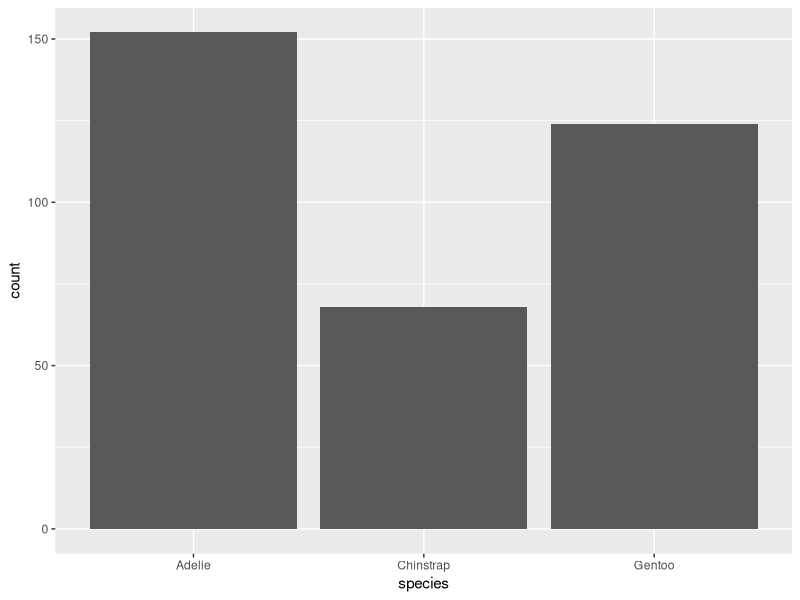
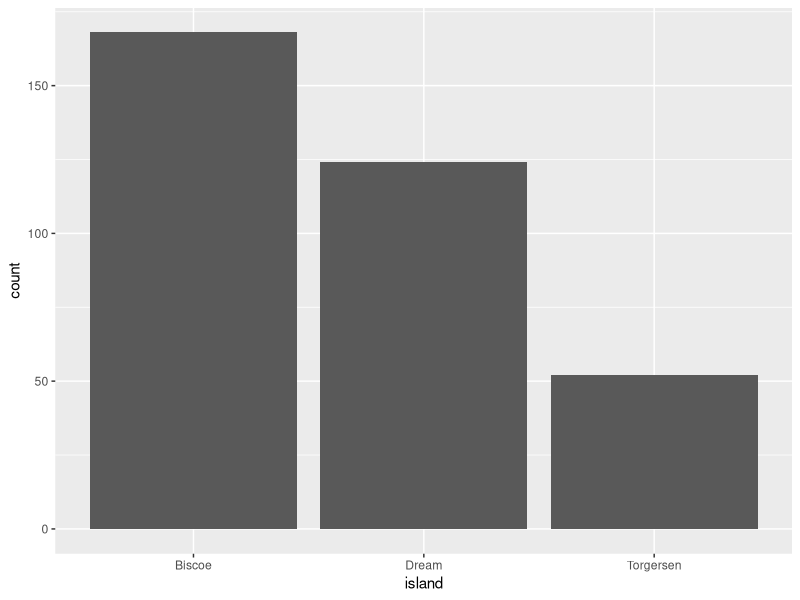
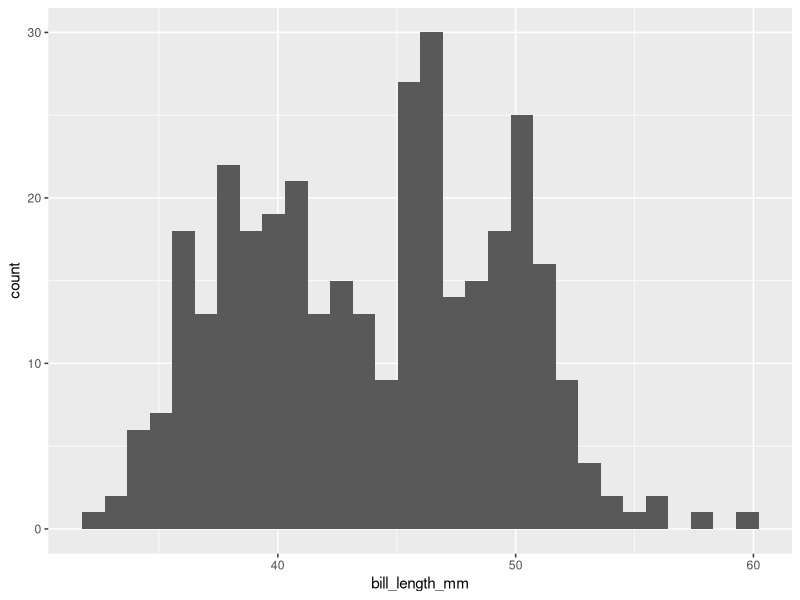
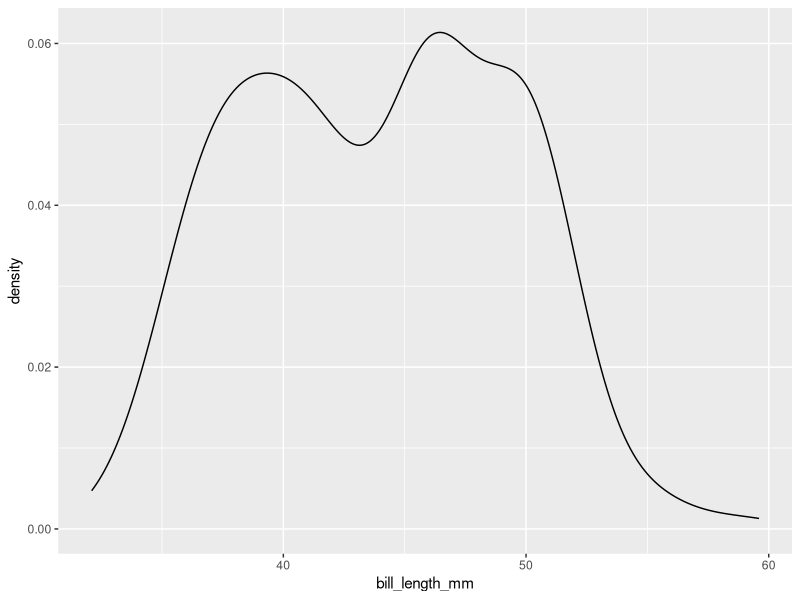
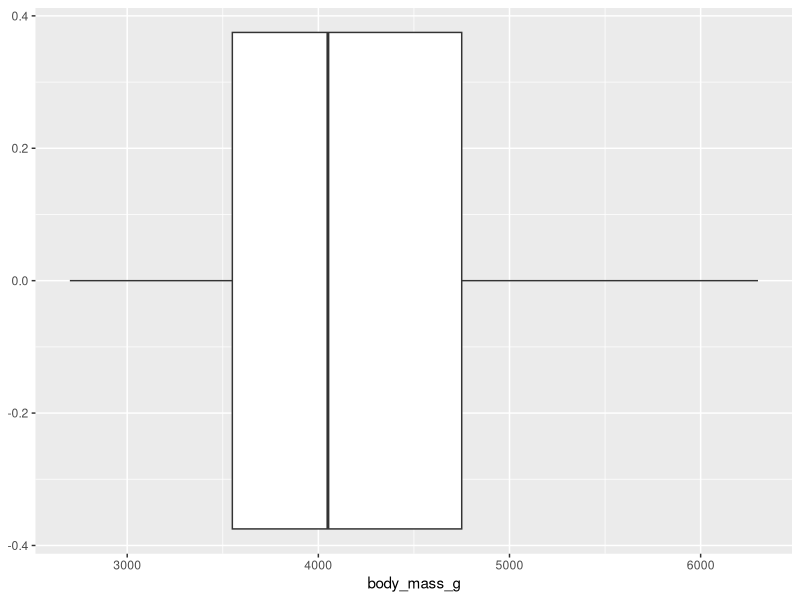
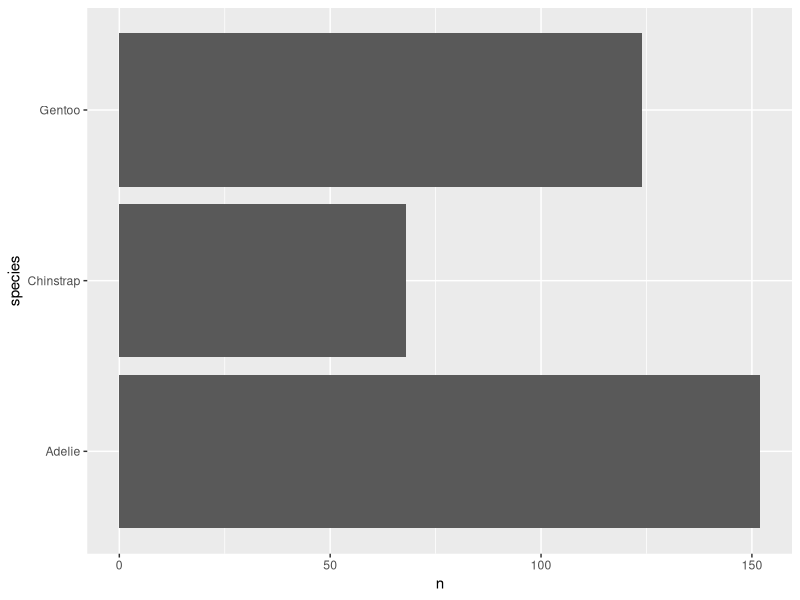
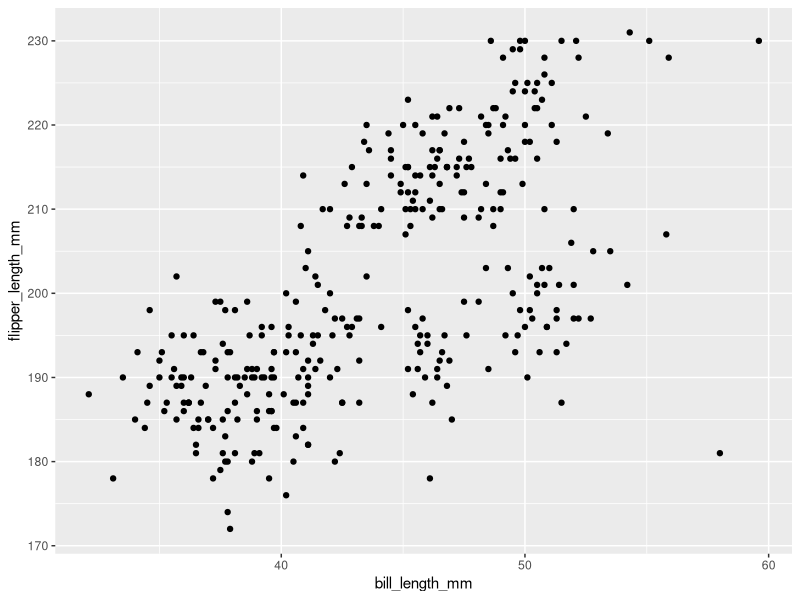
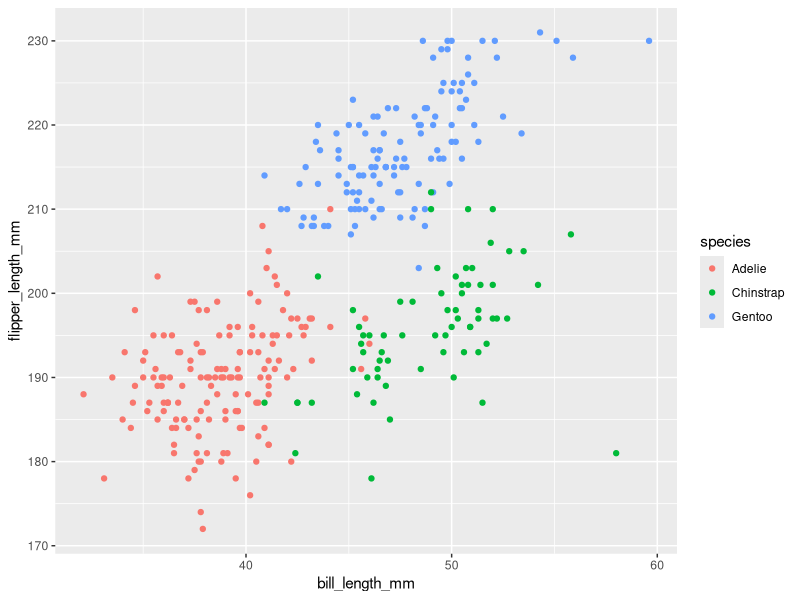

R code for these plots, in order:
## ---- chunk 1
#| output: false
library(tidyverse)
library(palmerpenguins)
## ---- chunk 2
dim(penguins)
# 344 rows, 8 columns
## ---- chunk 3
sapply(penguins, class)
# species = factor, island = factor, bill_length = numeric, bill_depth = numeric
# flipper_length_mm = integer, body_mass = integer, sex = factor, year = integer
## ---- chunk 4
sum(is.na(penguins))
# 19 missing values
## ---- chunk 5
penguins |>
  summarize(across(everything(), ~ mean(is.na(.))))
# species = 0
# island = 0
# bill_length = 0.00581
# bill_depth = 0.00581
# flipper_length = 0.00581
# body_mass =  0.00581
# hides other 2 for sex and year (there is a way to fix this but don't worry about it)
## ---- chunk 6
penguins |>
  ggplot(aes(x = species)) +
  geom_bar()
## ---- chunk 7
penguins |>
  ggplot(aes(x = island)) +
  geom_bar()
## ---- chunk 8
penguins |>
    ggplot(aes(x= bill_length_mm)) +
    geom_histogram()
## ---- chunk 9
penguins |>
    ggplot(aes(x= bill_length_mm)) +
    geom_density()
## ---- chunk 10
penguins |>
    ggplot(aes(x= body_mass_g)) +
    geom_boxplot()
## ---- chunk 11
species_count <- penguins |>
  group_by(species) |>
  summarize(count = n())
# Adelie has most penguins
## ---- chunk 12
penguins |>
    count(species) |>
    ggplot(aes(y = species, x = n)) +
    geom_col()
## ---- chunk 13
penguins |>
  count(species, island) |>
  arrange(desc(n))
## ---- chunk 14
penguins |>
  ggplot(aes(x = bill_length_mm, y = flipper_length_mm)) +
  geom_point()
## ---- chunk 15
penguins |>
  ggplot(aes(x = bill_length_mm, 
             y = flipper_length_mm, 
             color = species)) +
  geom_point()
## ---- chunk 16
penguins |>
  ggplot(aes(x = bill_length_mm, 
             y = flipper_length_mm, 
             shape = species)) +
  geom_point()
## ---- chunk 17
penguins |>
  ggplot(aes(x = species, y = body_mass_g)) +
  geom_boxplot()
## ---- chunk 18
mpg
## ---- chunk 19
?mpg
# Each row is a car model
# each column is a parameter about that car
# manufacturer = manufacturer name
# model = model name
# displ = engine displacement, in litres
# year = year of manufacture
# cyl = number of cylinders
# trans = type of transmission
# drv = the type of drive train, where f = front-wheel drive, r = rear wheel drive, 4 = 4wd
# cty = city miles per gallon
# hwy = highway miles per gallon
# fl = fuel type
# class = "type" of car
## ---- chunk 20
mpg |>
    ggplot(aes(x = model, y = cty, color = year)) +
    geom_point()
## ---- chunk 21
mpg |>
    ggplot(aes(x = model, color = year)) +
    geom_bar()
## ---- chunk 22
mpg |>
  ggplot(aes(x = model, fill = factor(year))) +
  geom_bar(position = "dodge") +
  labs(
    title = "Number of Car Models by Year",
    x = "Car Model",
    y = "Count",
    fill = "Year"
  ) +
  theme_minimal() +
  theme(
    axis.text.x = element_text(angle = 45, hjust = 1),
    plot.title = element_text(face = "bold")
  )
